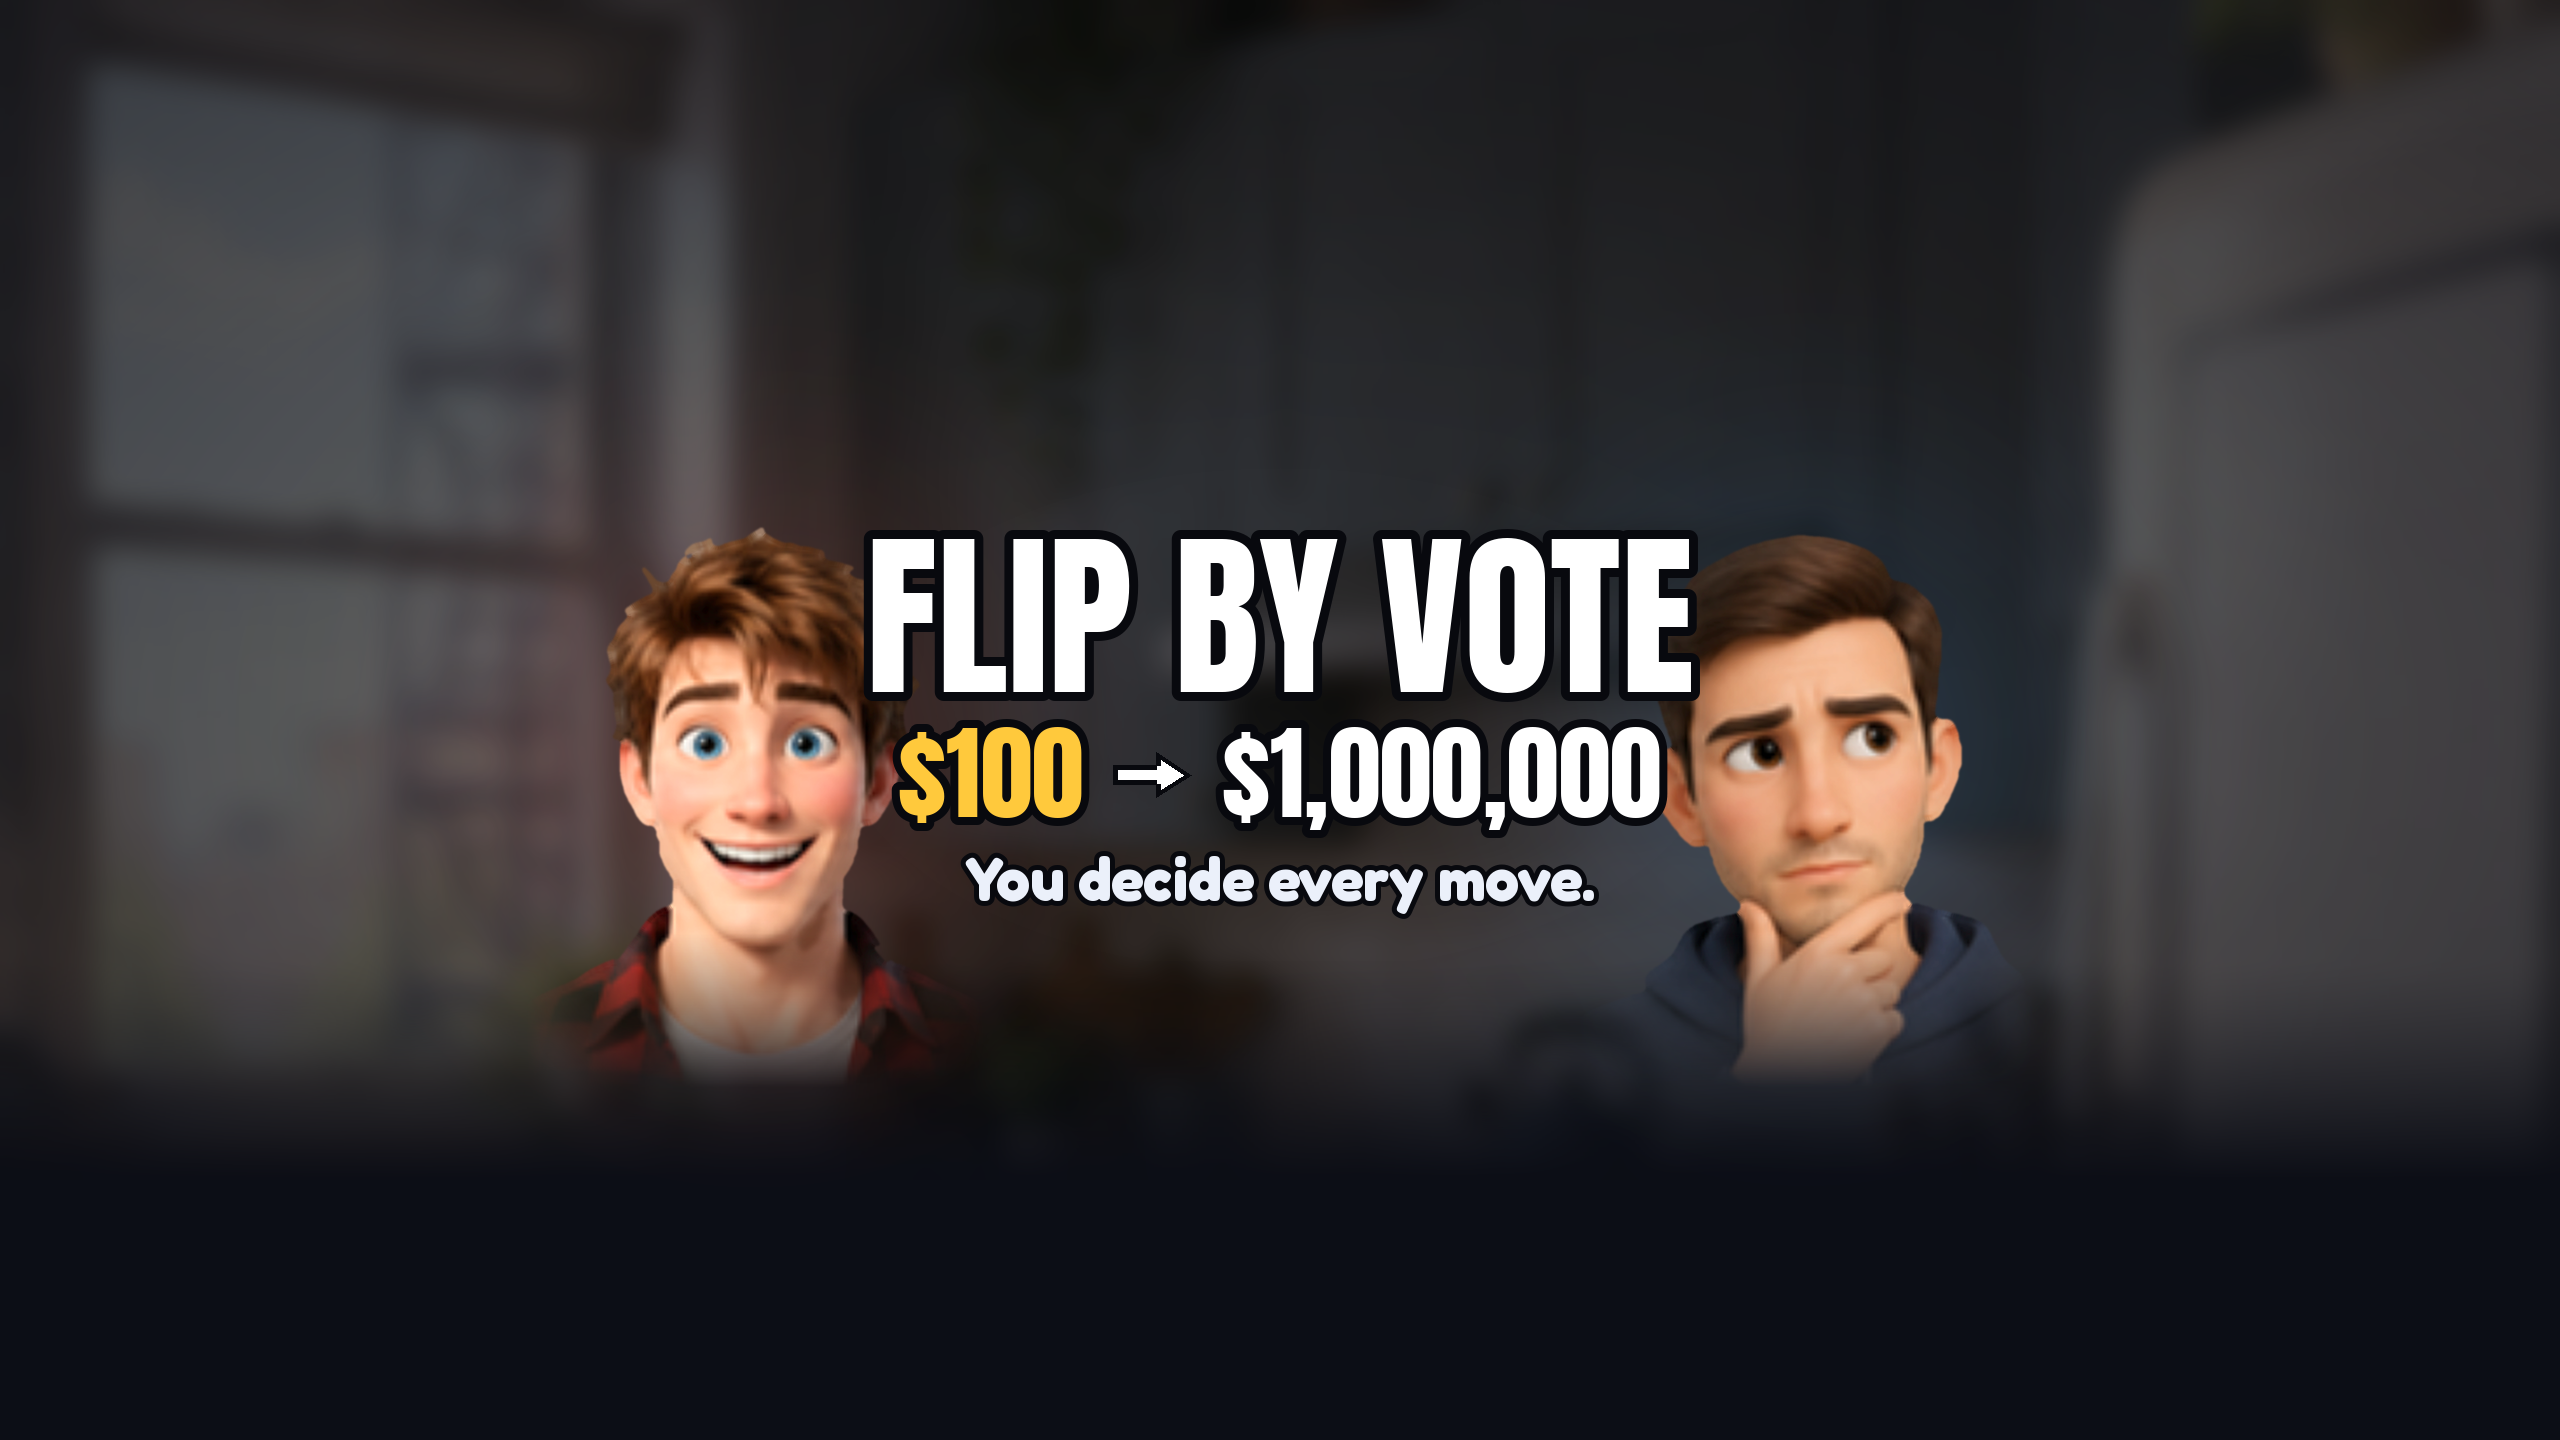

Generate this figure with Python:
#!/usr/bin/env python3
"""Flip By Vote kanal banner'ı (2560x1440) — 2 varyant + kırpım testleri. Yeni AI üretimi yok.
Girdiler: L1-A mutfak plakası (bulanık zemin), ifade portreleri (Mike heyecanlı, Jake düşünceli; bölüm 1 kapağıyla aynı ikili).
Stil: bölüm 1 kapağı (koyu #0C0E16 panel, altın $100, beyaz Anton, Fredoka alt satır, çizilmiş ok).
Kullanım: python3 flipbyvote-banner.py [--kazanan A|B]
Çıktı: onizleme/fbv-banner-<V>.jpg, -bolgeler.jpg, -kirpmalar.jpg, fbv-olcum.json; --kazanan ile flipbyvote-banner.png + kontak."""
import argparse, hashlib, json, os, subprocess, tempfile
import numpy as np
from PIL import Image, ImageDraw, ImageFilter, ImageEnhance, ImageFont

KOK = "/home/user/vitrinly"
BU = os.path.join(KOK, "uretim", "kanal-kimligi")
ONZ = os.path.join(BU, "onizleme")
FONT = os.path.join(KOK, "video", "public", "fonts")
IFADE = os.path.join(KOK, "video", "public", "seri", "bolum-001", "ifade")
PLAKA = os.path.join(KOK, "uretim", "seri", "karakter", "canva-ham", "L1-A.png")
W, H = 2560, 1440
SW, SH = 1546, 423
SX, SY = (W - SW) // 2, (H - SH) // 2  # 507, 508
KIRPMA = {"tv": (0, 0, W, H), "masaustu": (0, SY, W, SY + SH),
          "tablet": ((W - 1855) // 2, SY, (W + 1855) // 2, SY + SH), "mobil": (SX, SY, SX + SW, SY + SH)}
KOYU, ALTIN, BEYAZ, MAVI, KIRMIZI = (12, 14, 22), (255, 201, 60), (255, 255, 255), (77, 168, 255), (255, 90, 78)
YUZ_Y0, YUZ_Y1 = 85, 900   # portre kaynağında saç tepesi → çene (alfa satır genişliği ölçümü, boyun ~y 950)
ETIKET = "/usr/share/fonts/truetype/dejavu/DejaVuSans-Bold.ttf"


def anton(px): return ImageFont.truetype(os.path.join(FONT, "Anton-400.woff2"), px)


def fred(px):
    f = ImageFont.truetype(os.path.join(FONT, "Fredoka-700.woff2"), px); f.set_variation_by_axes([700]); return f


def lum(c):
    c = np.asarray(c, dtype=np.float64)[..., :3] / 255.0
    c = np.where(c <= 0.04045, c / 12.92, ((c + 0.055) / 1.055) ** 2.4)
    return c[..., 0] * 0.2126 + c[..., 1] * 0.7152 + c[..., 2] * 0.0722


def wcag(a, b): return (np.maximum(a, b) + 0.05) / (np.minimum(a, b) + 0.05)


def sha(p): return hashlib.sha256(open(p, "rb").read()).hexdigest()[:12]


def zemin():
    """L1-A'nın üst-orta kısmı (pencere/dolaplar) → 2560x1440, bulanık + karartılmış + kenar vinyeti, alt koyu panel."""
    p = Image.open(PLAKA).convert("RGB")
    k = p.crop((0, 260, 1080, 260 + 608)).resize((W, H), Image.LANCZOS).filter(ImageFilter.GaussianBlur(14))
    k = ImageEnhance.Brightness(k).enhance(0.42)
    k = ImageEnhance.Color(k).enhance(0.8)
    a = np.asarray(k).astype(np.float64)
    yy, xx = np.mgrid[0:H, 0:W]
    r = np.sqrt(((xx - W / 2) / (W / 2)) ** 2 + ((yy - H / 2) / (H / 2)) ** 2)
    v = np.clip(1 - 0.45 * np.clip(r - 0.35, 0, 1), 0.4, 1)[..., None]
    a = a * v + np.array(KOYU) * (1 - v)
    # alt koyu panel (kapak gibi): y 960'tan 1180'e erir
    t = np.clip((yy - 960) / 220.0, 0, 1)[..., None] ** 1.3
    a = a * (1 - t) + np.array(KOYU) * t
    return Image.fromarray(a.astype(np.uint8)).convert("RGBA")


def portre(ad, olcek, ayna=False):
    im = Image.open(os.path.join(IFADE, ad + ".png")).convert("RGBA")
    if ayna: im = im.transpose(Image.FLIP_LEFT_RIGHT)
    w, h = round(im.width * olcek), round(im.height * olcek)
    im = im.resize((w, h), Image.LANCZOS)
    # alt kesik kenarı koyu panele erit (kaynak y 1000 → 1350 arası alfa 1 → 0)
    al = np.asarray(im.split()[3]).astype(np.float64)
    ys = np.arange(h)[:, None] / olcek
    al *= np.clip(1 - (ys - 1000) / 350.0, 0, 1)
    # omuzların düz kesik yan kenarlarını erit (kaynak y>900'de |x-540| 300→520)
    xs = np.abs(np.arange(w)[None, :] / olcek - 540)
    yan = np.clip(1 - (xs - 300) / 220.0, 0, 1)
    agirlik = np.clip((ys - 900) / 200.0, 0, 1)
    al *= 1 - agirlik * (1 - yan)
    im.putalpha(Image.fromarray(al.astype(np.uint8)))
    return im


def yuz_kutusu(ad, olcek, x, y):
    a = np.asarray(Image.open(os.path.join(IFADE, ad + ".png")))[..., 3] > 128
    xs = np.where(a[YUZ_Y0:YUZ_Y1].any(0))[0]
    return (x + xs.min() * olcek, y + YUZ_Y0 * olcek, x + xs.max() * olcek, y + YUZ_Y1 * olcek)


def isik(tuval, cx, cy, r, renk, guc):
    """karakter arkasına renkli halo (Mike kırmızı, Jake mavi: profil logosundaki iki renk)."""
    yy, xx = np.mgrid[0:H, 0:W]
    d = np.clip(1 - np.sqrt((xx - cx) ** 2 + (yy - cy) ** 2) / r, 0, 1) ** 2 * guc
    a = np.asarray(tuval).astype(np.float64)
    a[..., :3] = a[..., :3] * (1 - d[..., None]) + np.array(renk) * d[..., None]
    return Image.fromarray(a.astype(np.uint8), "RGBA")


class Metin:
    """Metni hem tuvale hem ölçüm maskesine çizer."""
    def __init__(self, tuval):
        self.t = tuval; self.d = ImageDraw.Draw(tuval); self.kutular = []

    def yaz(self, xy, s, f, renk, kontur=8, anchor="la", ad=None):
        """xy[1] = mürekkebin ÜST kenarı (Anton'un büyük iç boşluğu yüzünden yazı tipi çapası değil)."""
        ub = self.d.textbbox((0, 0), s, font=f, anchor=anchor)
        xy = (xy[0], xy[1] - ub[1])
        m = Image.new("L", (W, H), 0)
        ImageDraw.Draw(m).text(xy, s, font=f, fill=255, anchor=anchor)
        self.d.text(xy, s, font=f, fill=renk, anchor=anchor, stroke_width=kontur, stroke_fill=(8, 9, 14))
        bb = m.getbbox(); self.kutular.append({"metin": ad or s, "kutu": bb, "maske": m, "renk": renk})
        return bb

    def ok(self, x, ymid, boy, uzun):
        p = [(x, ymid - boy * 0.09), (x + uzun * 0.55, ymid - boy * 0.09), (x + uzun * 0.55, ymid - boy * 0.22), (x + uzun, ymid),
             (x + uzun * 0.55, ymid + boy * 0.22), (x + uzun * 0.55, ymid + boy * 0.09), (x, ymid + boy * 0.09)]
        self.d.polygon(p, fill=BEYAZ, outline=(8, 9, 14), width=5)
        return (x, ymid - boy * 0.22, x + uzun, ymid + boy * 0.22)

    def para_satiri(self, cx, y, boy, hiza="orta", x0=None):
        f = anton(boy); w1 = self.d.textlength("$100", font=f); w2 = self.d.textlength("$1,000,000", font=f); ok = boy * 0.75
        top = w1 + w2 + ok + 60
        x = cx - top / 2 if hiza == "orta" else x0
        b1 = self.yaz((x, y), "$100", f, ALTIN)
        ob = self.ok(x + w1 + 30, (b1[1] + b1[3]) / 2, boy, ok)
        b2 = self.yaz((x + w1 + ok + 60, y), "$1,000,000", f, BEYAZ)
        return (min(b1[0], ob[0]), min(b1[1], b2[1]), b2[2], max(b1[3], b2[3])), top


def varyant(v):
    t = zemin()
    yuzler = {}
    if v == "A":
        # A "karşı karşıya": Mike solda heyecanlı, Jake sağda düşünceli, metin ortada (oylama gerilimi)
        o = 0.44
        mx, jx = SX + 10, SX + SW - 10 - round(1080 * o)
        y = SY + 22 - round(YUZ_Y0 * o)
        t = isik(t, mx + 540 * o, SY + 230, 520, KIRMIZI, 0.22); t = isik(t, jx + 540 * o, SY + 230, 520, MAVI, 0.22)
        for ad, x in (("mike-heyecanli-temiz", mx), ("jake-dusunceli", jx)):
            p = portre(ad, o); t.alpha_composite(p, (x, y)); yuzler[ad] = yuz_kutusu(ad, o, x, y)
        M = Metin(t); cx = W / 2
        b0 = M.yaz((cx, SY + 30), "FLIP BY VOTE", anton(178), BEYAZ, kontur=9, anchor="ma")
        bp, _ = M.para_satiri(cx, b0[3] + 34, 104)
        M.yaz((cx, bp[3] + 26), "You decide every move.", fred(60), (235, 240, 250), kontur=5, anchor="ma")
    else:
        # B "ikili + başlık": metin solda büyük, ikili sağda kapaktaki gibi omuz omuza
        o = 0.44
        jx = SX + SW - 16 - round(894 * o)           # Jake yüzünün sağ kenarı güvenli alanın 16 px içinde
        mx = jx - 300                                # Mike önde-solda, omuz bindirmesi
        y = SY + 18 - round(YUZ_Y0 * o)
        t = isik(t, mx + 540 * o, SY + 230, 520, KIRMIZI, 0.22); t = isik(t, jx + 540 * o, SY + 230, 520, MAVI, 0.22)
        for ad, x in (("jake-dusunceli", jx), ("mike-heyecanli-temiz", mx)):
            p = portre(ad, o); t.alpha_composite(p, (x, y)); yuzler[ad] = yuz_kutusu(ad, o, x, y)
        M = Metin(t); x0 = SX + 30
        b0 = M.yaz((x0, SY + 22), "FLIP BY VOTE", anton(172), BEYAZ, kontur=9)
        bp, _ = M.para_satiri(None, b0[3] + 30, 98, hiza="sol", x0=x0)
        M.yaz((x0 + 4, bp[3] + 30), "You decide every move.", fred(56), (235, 240, 250), kontur=5)
    return t.convert("RGB"), M.kutular, yuzler


def olc(son, kutular, yuzler):
    z = np.asarray(son); out = {"metin": [], "guvenli_alan_disi": [], "yuz": {}}
    for k in kutular:
        m = np.asarray(k["maske"]) > 0; x0, y0, x1, y1 = k["kutu"]; pad = 14
        b = np.zeros_like(m); b[y0 - pad:y1 + pad, x0 - pad:x1 + pad] = True
        r = wcag(lum(k["renk"]), lum(z[b & ~m]))
        out["metin"].append({"metin": k["metin"], "kutu": list(k["kutu"]), "wcag_p5": round(float(np.percentile(r, 5)), 2),
                             "wcag_medyan": round(float(np.median(r)), 2)})
        if not (x0 >= SX and y0 >= SY and x1 <= SX + SW and y1 <= SY + SH): out["guvenli_alan_disi"].append(k["metin"])
    for ad, (x0, y0, x1, y1) in yuzler.items():
        ic = x0 >= SX and y0 >= SY and x1 <= SX + SW and y1 <= SY + SH
        out["yuz"][ad] = {"kutu": [round(v) for v in (x0, y0, x1, y1)], "guvenli_alanda": bool(ic)}
        if not ic: out["guvenli_alan_disi"].append(ad)
    return out


def ocr(im):
    """Mobil gerçek boy (390 CSS px) → x4 büyüt → tesseract psm 11 (+ satır satır psm 6)."""
    with tempfile.TemporaryDirectory() as d:
        p = os.path.join(d, "o.png")
        im.resize((im.width * 4, im.height * 4), Image.LANCZOS).convert("L").save(p)
        r = subprocess.run(["tesseract", p, "-", "--psm", "11"], capture_output=True, text=True).stdout
    return " ".join(r.split())


def onizleme(son, ad):
    g = son.copy(); d = ImageDraw.Draw(g)
    renk = {"tv": (255, 255, 255), "masaustu": (80, 200, 255), "tablet": (255, 160, 60), "mobil": (255, 60, 60)}
    for k, (x0, y0, x1, y1) in KIRPMA.items():
        d.rectangle([x0 + 3, y0 + 3, x1 - 4, y1 - 4], outline=renk[k], width=6)
        d.text((x0 + 16, y0 + 10), k.upper(), font=anton(40), fill=renk[k])
    g.resize((1280, 720), Image.LANCZOS).save(os.path.join(ONZ, f"fbv-banner-{ad}-bolgeler.jpg"), quality=88)
    et = ImageFont.truetype(ETIKET, 24)
    mb = son.crop(KIRPMA["mobil"]); mb1 = mb.resize((390, round(390 * SH / SW)), Image.LANCZOS)
    sat = [("TV (tam tuval, 960 px)", son.resize((960, 540), Image.LANCZOS)),
           ("Masaüstü (2560x423 bant, 1284 px)", son.crop(KIRPMA["masaustu"]).resize((1284, round(1284 * SH / W)), Image.LANCZOS)),
           ("Tablet (1855x423, 960 px)", son.crop(KIRPMA["tablet"]).resize((960, round(960 * SH / 1855)), Image.LANCZOS)),
           ("Mobil (1546x423, 390 CSS px = gerçek telefon boyu)", mb1),
           ("Mobil x3 cihaz pikseli (1170 px)", mb.resize((1170, round(1170 * SH / SW)), Image.LANCZOS))]
    gh = sum(i.height + 60 for _, i in sat) + 20
    sh = Image.new("RGB", (1320, gh), (235, 235, 235)); sd = ImageDraw.Draw(sh); y = 10
    for tt, i in sat:
        sd.text((18, y + 8), tt, font=et, fill=(20, 20, 20)); y += 48; sh.paste(i, (18, y)); y += i.height + 12
    yol = os.path.join(ONZ, f"fbv-banner-{ad}-kirpmalar.jpg"); sh.save(yol, quality=88)
    return mb1, yol


def main():
    ap = argparse.ArgumentParser(); ap.add_argument("--kazanan", default=None); a = ap.parse_args()
    os.makedirs(ONZ, exist_ok=True)
    sonuc = {"girdi_sha256_12": {os.path.relpath(p, KOK): sha(p) for p in
             [PLAKA, os.path.join(IFADE, "mike-heyecanli-temiz.png"), os.path.join(IFADE, "jake-dusunceli.png")]}}
    for v in ("A", "B"):
        son, kut, yuz = varyant(v)
        son.save(os.path.join(ONZ, f"fbv-banner-{v}.jpg"), quality=90)
        mb1, _ = onizleme(son, v)
        o = olc(son, kut, yuz); o["ocr_mobil_390"] = ocr(mb1)
        o["ocr_mobil_x3_1170"] = ocr(son.crop(KIRPMA["mobil"]).resize((1170, round(1170 * SH / SW)), Image.LANCZOS))
        o["ocr_mobil_390_tam"] = all(w in o["ocr_mobil_390"].upper().replace(",", "").replace("$", "S")
                                     for w in ("FLIP", "VOTE", "S100", "S1000000", "DECIDE", "MOVE"))
        sonuc[v] = o
        if a.kazanan == v:
            hedef = os.path.join(BU, "flipbyvote-banner.png"); son.save(hedef, optimize=True)
            o["dosya"] = {"yol": os.path.relpath(hedef, KOK), "bayt": os.path.getsize(hedef), "boyut": list(son.size)}
            import shutil
            shutil.copy(os.path.join(ONZ, f"fbv-banner-{v}-kirpmalar.jpg"), os.path.join(BU, "flipbyvote-banner-kirpimlar.jpg"))
    json.dump(sonuc, open(os.path.join(ONZ, "fbv-olcum.json"), "w"), ensure_ascii=False, indent=1)
    print(json.dumps(sonuc, ensure_ascii=False, indent=1))


if __name__ == "__main__":
    main()
